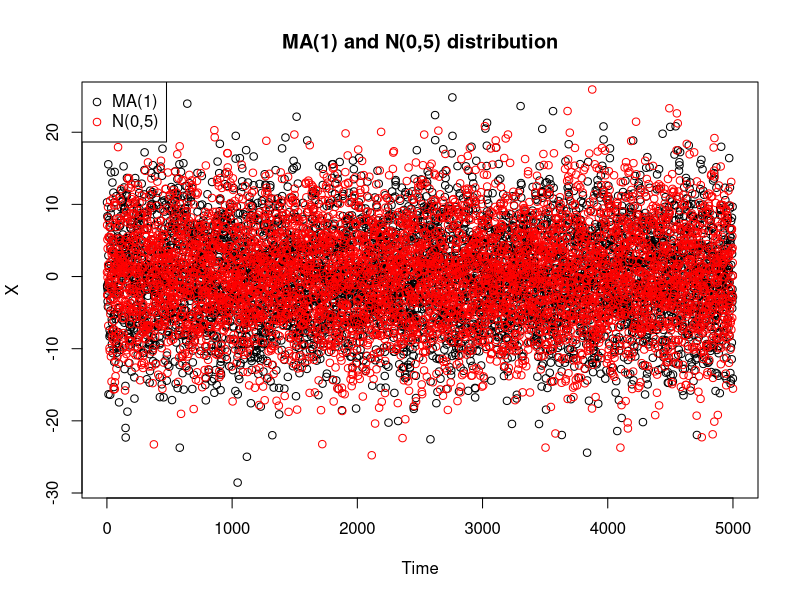
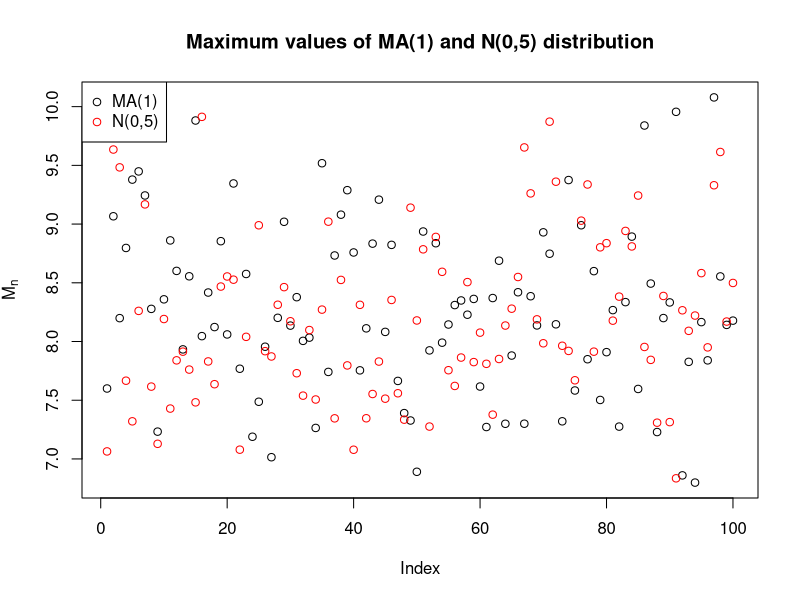
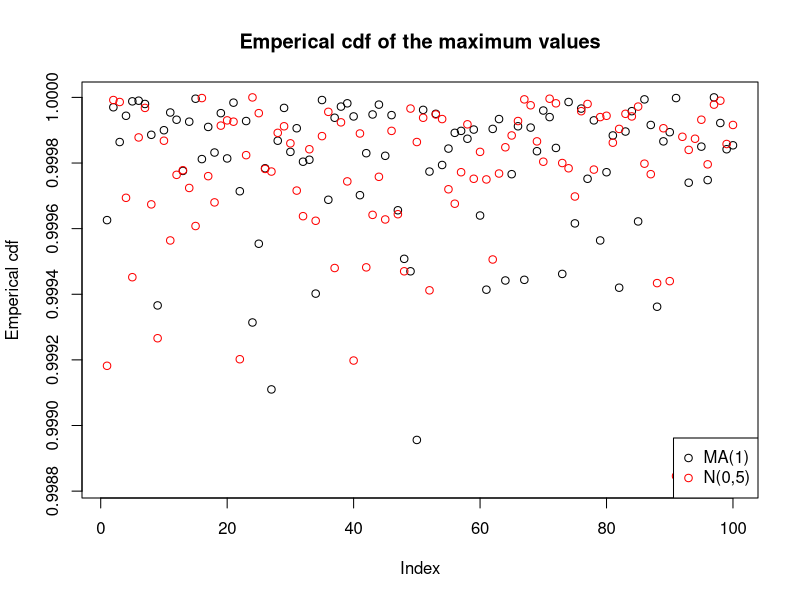
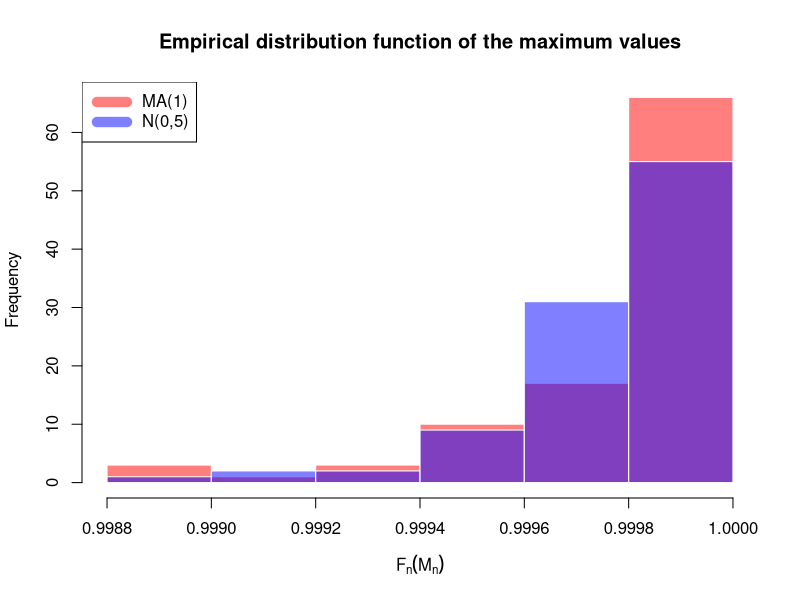

Reproduce these figures in R, in order. (Note: this script raises an error after producing the figures.)
#Compare MA

#Distributions
n = 5000
theta = 2
X1 <- arima.sim(list(ma=theta), n, sd=sqrt(10))
X2 <- rnorm(n, mean=0, sd=sqrt((1+theta^2)*10))
par(mfrow=c(1,1))
plot(X1, type='p', main="MA(1) and N(0,5) distribution", ylab='X')
points(X2, col='red')
legend("topleft", legend=c(expression("MA(1)", "N(0,5)")), col=c("black", "red"), pch=21, cex=1)

#Maxima
theta = 2
M1 = rep(NA, 100)
M2 = rep(NA, 100)
XX1 = rep(NA, n*100)
XX2 = rep(NA, n*100)
for (i in 1:100){
  X1 <- arima.sim(list(ma=theta), n)
  X2 <- rnorm(n, mean=0, sd=sqrt(1+theta^2))
  M1[i] = max(X1) 
  M2[i] = max(X2)
  XX1[(1+(i-1)*n):(i*n)] = X1
  XX2[(1+(i-1)*n):(i*n)] = X2
}
plot(M1, main="Maximum values of MA(1) and N(0,5) distribution", ylab=expression(M[n]))
points(M2, col='red')
legend("topleft", legend=c(expression("MA(1)", "N(0,5)")), col=c("black", "red"), pch=21, cex=1)


#F(maxima)
Fn1 <- ecdf(XX1)
Fn2 <- ecdf(XX2)
plot(Fn1(M1), main="Emperical cdf of the maximum values", ylab="Emperical cdf")
points(Fn2(M2), col='red')
legend("bottomright", legend=c(expression("MA(1)", "N(0,5)")), col=c("black", "red"), pch=21, cex=1)
hist(Fn1(M1), col=rgb(1,0,0,1/2), border=F, main="Empirical distribution function of the maximum values", xlab=expression(F[n](M[n])))
hist(Fn2(M2), add=T, col=rgb(0,0,1,1/2), border=F)
legend("topleft", legend=c(expression("MA(1)", "N(0,5)")), col=c(rgb(1,0,0,1/2),rgb(0,0,1,1/2)), lwd=10)


#Compare Moving Maxima

#Distributions
n = 5000
m = 10
U <- runif(n+m)
E1 = -1/(m*log(U))
Z1 = rep(NA,n)
for (i in 1:n){
  Z1[i] = max(E1[i:(i+m)])
}
Z2 <- rfrechet(n, shape=1, loc=0, scale=(1/m))
plot(Z1, main="Moving Maxima and Std. Fr\u{E9}chet distribution", ylab='Y')
points(Z2, col = 'red')
legend("topleft", legend=c(expression("Moving Maxima", "Std. Frechet")), col=c("black", "red"), pch=21, cex=1)

#Maxima
M1 = rep(NA, 100)
M2 = rep(NA, 100)
ZZ1 = rep(NA, n*100)
ZZ2 = rep(NA, n*100)
for (i in 1:100){
  U <- runif(n+m)
  E1 = -1/(m*log(U))
  Z1 = rep(NA,n)
  for (j in 1:n){
    Z1[j] = max(E1[j:(j+m)])
  }
  Z2 <- rfrechet(n, shape=1, loc=0, scale=1/m)
  M1[i] = max(Z1) 
  M2[i] = max(Z2)
  ZZ1[(1+(i-1)*n):(i*n)] = Z1
  ZZ2[(1+(i-1)*n):(i*n)] = Z2
}
plot(M1, main="Maximum values of Moving Maxima and Std. Fr\u{E9}chet distribution", ylab=expression(M[n]))
points(M2, col='red')
legend("topleft", legend=c(expression("Moving Maxima", "Std. Frechet")), col=c("black", "red"), pch=21, cex=1)

#F(maxima)
Fn1 <- ecdf(ZZ1)
Fn2 <- ecdf(ZZ2)
plot(Fn1(M1), main="Emperical di of the maximum values", ylab="Emperical cdf")
points(Fn2(M2), col='red')
legend("bottomright", legend=c(expression("Moving Maxima", "Std. Frechet")), col=c("black", "red"), pch=21, cex=1)
hist(Fn1(M1), col=rgb(1,0,0,1/2), border=F, main="Empirical distribution function of the maximum values", xlab=expression(F[n](M[n])))
hist(Fn2(M2), add=T, col=rgb(0,0,1,1/2), border=F)
legend("topleft", legend=c(expression("Moving Maxima", "Std.Frechet")), col=c(rgb(1,0,0,1/2),rgb(0,0,1,1/2)), lwd=10)


#Compare AR-C

#Distributions
n = 5000
z = 0.7
X01 <- rcauchy(1, location = 0, scale = 1)
Y2 <- rcauchy(n)
E1 <- rcauchy(n, location = 0, scale = (1-abs(z)))
Y1 = rep(NA, n)
for (i in 1:n){
  Y1[i] = z*X01 + E1[i]
  X01 = Y1[i]
}

plot(Y1, main="AR-C and Std. Cauchy distribution", ylab='Z')
points(Y2, col = 'red')
legend("topleft", legend=c(expression("AR-C", "Std. Cauchy")), col=c("black", "red"), pch=21, cex=1)


M1 = rep(NA, 100)
M2 = rep(NA, 100)
YY1 = rep(NA, n*100)
YY2 = rep(NA, n*100)
for (i in 1:100){
  X01 <- rcauchy(1, location = 0, scale = 1)
  E1 <- rcauchy(n, location = 0, scale = (1-abs(z)))
  Y1 = rep(NA, n)
  for (j in 1:n){
    Y1[j] = z*X01 + E1[j]
    X01 = Y1[j]
  }
  Y2 <- rcauchy(n)
  M1[i] = max(Y1) 
  M2[i] = max(Y2)
  YY1[(1+(i-1)*n):(i*n)] = Y1
  YY2[(1+(i-1)*n):(i*n)] = Y2
}
plot(M1, main="Maximum values of AR-C and Std. Cauchy distribution", ylab=expression(M[n]))
points(M2, col='red')
legend("topleft", legend=c(expression("AR-C", "Std. Cauchy")), col=c("black", "red"), pch=21, cex=1)


#F(maxima)
Fn1 <- ecdf(YY1)
Fn2 <- ecdf(YY2)
plot(Fn1(M1), main="Emperical cdf of the maximum values", ylab="Emperical cdf")
points(Fn2(M2), col='red')
legend("bottomright", legend=c(expression("AR-C", "Std. Cauchy")), col=c("black", "red"), pch=21, cex=1)
hist(Fn1(M1), col=rgb(1,0,0,1/2), border=F, main="Empirical distribution function of the maximum values", xlab=expression(F[n](M[n])))
hist(Fn2(M2), add=T, col=rgb(0,0,1,1/2), border=F)
legend("topleft", legend=c(expression("AR-C", "Std. Cauchy")), col=c(rgb(1,0,0,1/2),rgb(0,0,1,1/2)), lwd=10)
